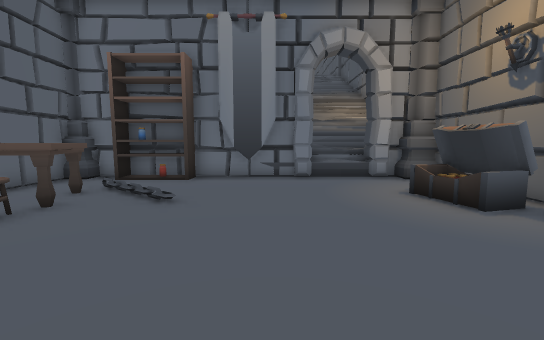
view 1 (above)

16 first-person views from a walk through a Unity game level. The camera is 1.4 m above the floor, tilts 6° down and sees 90° across. The floor is counted in squares, 1 m on a side. Each view is taken from the middle of a square. On the plan, view 1 faces up. The plan holds only what a view shows up to about 13 squares ahead; the rest is blank. The place goes on beyond the plan. The player is left out. Door leaves are left out, so doorways stand open.

view 2
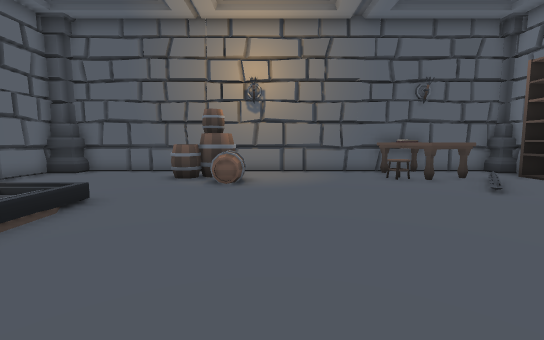

view 3
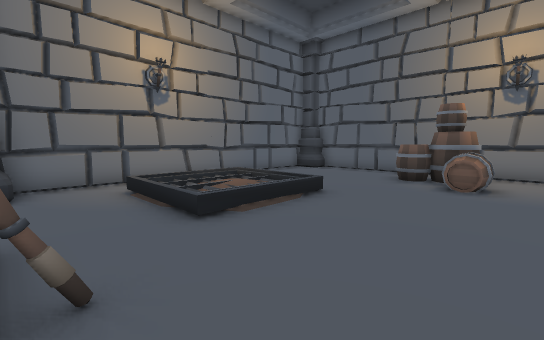

view 4
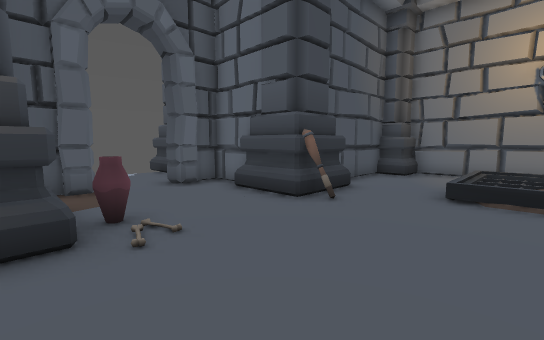

view 5
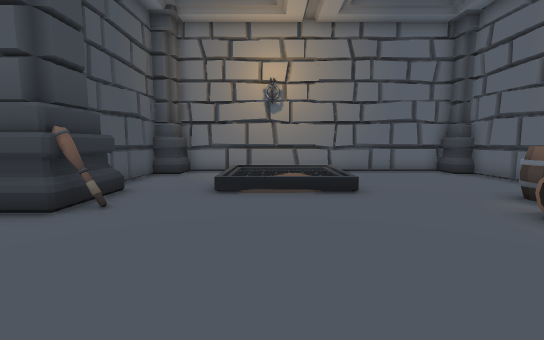

view 6
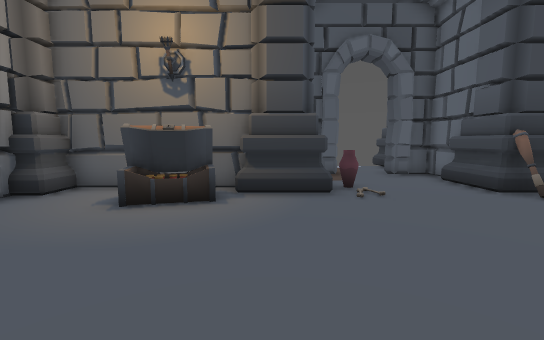

view 7
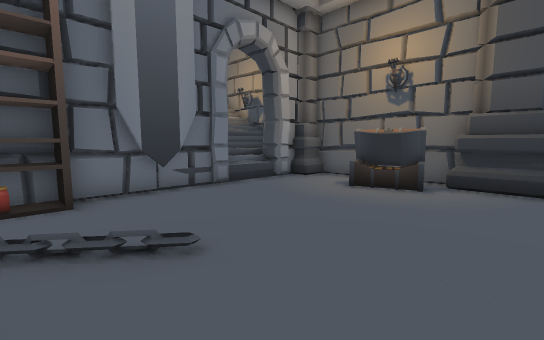

view 8
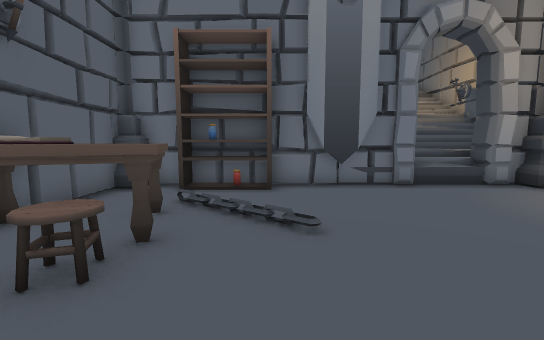

view 9
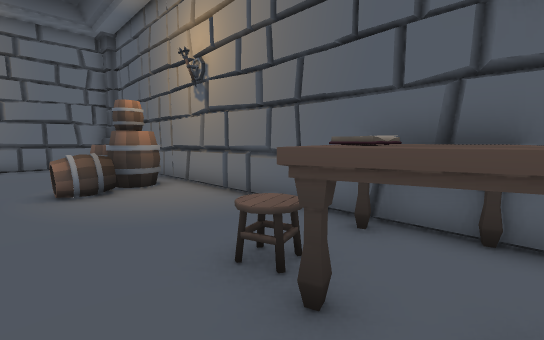

view 10
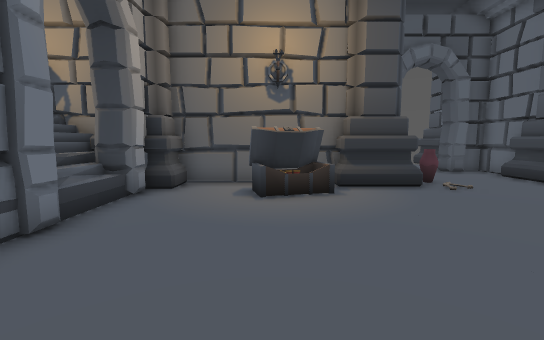

view 11
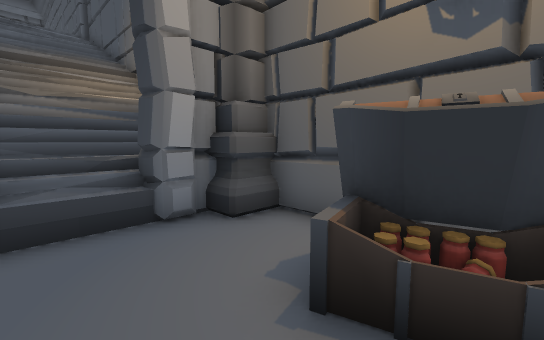

view 12
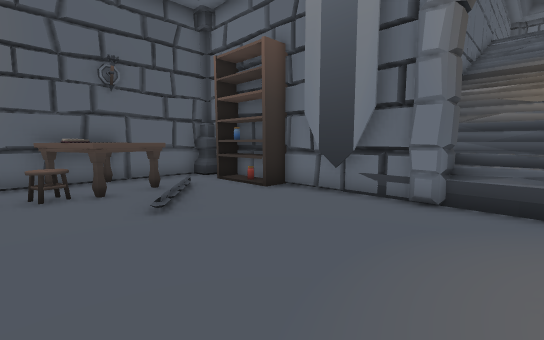

view 13
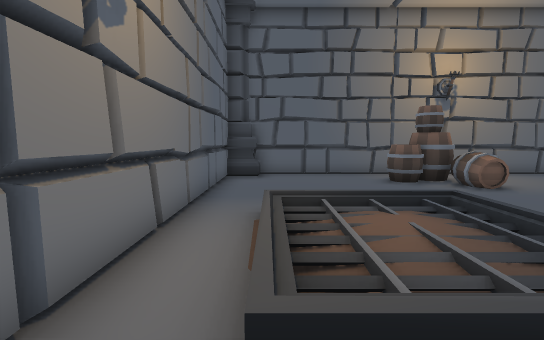

view 14
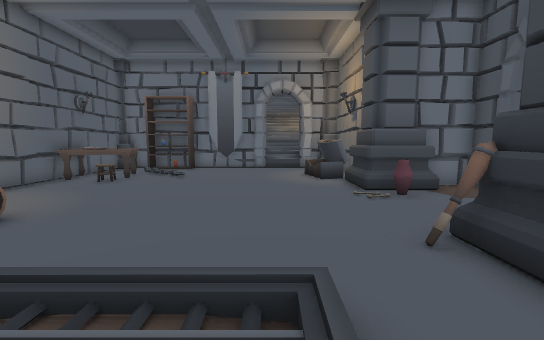

view 15
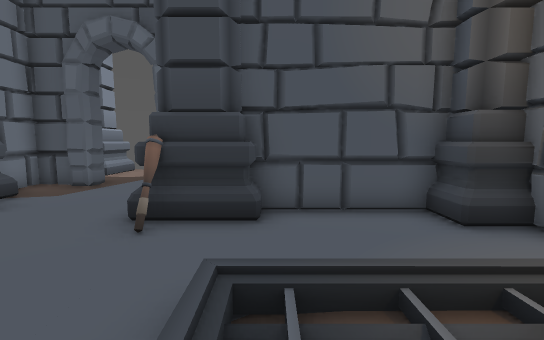

view 16
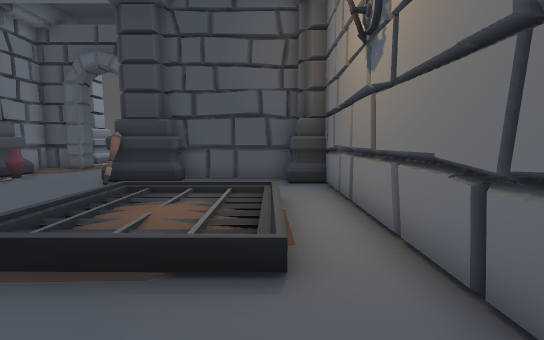

### Floor plan
Key: @ floor where view 1 was taken; # wall or solid block; . floor; / step, stairs or slope; D open door; ^ raised ledge; C column; F flag; T table; B books; A barrel; P pot; O other object.
Columns run from 8 left of view 1 to 14 right of it. Each row starts with its distance up from view 1.
 13          ^^^^^^
 12          ^^^^C
 11  C##^#####^^D#C
 10 CC.OO#.F....DCC
  9 #...........D.#
  8 #.............#
  7 #TTT........OO#
  6 #TBT........OO#
  5 #TOO..........#
  4 #.............CC
  3 #.............CC#####C
  2 #.............P..##...
  1 #.................D..
  0 #.......@........DD.
 -1 #..AA............#D...
 -2 #AAAA.........CC..# .CC
 -3 #.AA.........#CC###  CC
 -4 #.A......./...C
 -5 #......// /...#
 -6 #....../   ...#
 -7 #....../  /...#
 -8 #......////...#
 -9 CC...........CC
-10  C###########C

Positions as (right, up) in squares from view 1, and headings:
1: (0, 0), facing up
2: (5, 0), facing left
3: (5, 0), facing down-left
4: (1, 3), facing down-right
5: (1, 3), facing down
6: (-2, 4), facing right
7: (-4, 3), facing up-right
8: (-3, 2), facing up
9: (-3, 7), facing down-left
10: (-3, 7), facing right
11: (2, 6), facing up-right
12: (3, 4), facing up-left
13: (4, -8), facing left
14: (2, -7), facing up
15: (0, -5), facing right
16: (-4, -8), facing right
